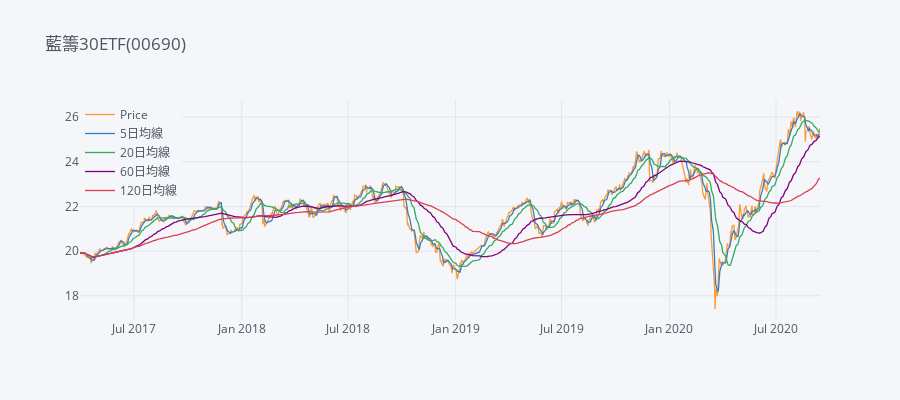

Write notebook code for a chart like this one.
### Code cell
fig = df_2.iplot(asFigure=True, title='藍籌30ETF(00690)', legend=True)
fig.update_layout(hovermode='x unified',width=900, height=400,legend=dict(x=0, y=1))
fig.show()

### Figure 1 — Plotly figure (JSON) as saved in the notebook; plotly's stock layout.template omitted (floating-point values rounded to 4 significant figures; data arrays with more than 128 entries replaced by an {"elided": "..."} marker saying what was removed)
{"data": [{"line": {"color": "rgba(255, 153, 51, 1.0)", "dash": "solid", "shape": "linear", "width": 1.3}, "mode": "lines", "name": "Price", "text": "", "type": "scatter", "x": {"elided": "849 str values"}, "y": {"elided": "849 float values"}}, {"line": {"color": "rgba(55, 128, 191, 1.0)", "dash": "solid", "shape": "linear", "width": 1.3}, "mode": "lines", "name": "5日均線", "text": "", "type": "scatter", "x": {"elided": "849 str values"}, "y": {"elided": "849 float values"}}, {"line": {"color": "rgba(50, 171, 96, 1.0)", "dash": "solid", "shape": "linear", "width": 1.3}, "mode": "lines", "name": "20日均線", "text": "", "type": "scatter", "x": {"elided": "849 str values"}, "y": {"elided": "849 float values"}}, {"line": {"color": "rgba(128, 0, 128, 1.0)", "dash": "solid", "shape": "linear", "width": 1.3}, "mode": "lines", "name": "60日均線", "text": "", "type": "scatter", "x": {"elided": "849 str values"}, "y": {"elided": "849 float values"}}, {"line": {"color": "rgba(219, 64, 82, 1.0)", "dash": "solid", "shape": "linear", "width": 1.3}, "mode": "lines", "name": "120日均線", "text": "", "type": "scatter", "x": {"elided": "849 str values"}, "y": {"elided": "849 float values"}}], "layout": {"height": 400, "hovermode": "x unified", "legend": {"bgcolor": "#F5F6F9", "font": {"color": "#4D5663"}, "x": 0, "y": 1}, "paper_bgcolor": "#F5F6F9", "plot_bgcolor": "#F5F6F9", "showlegend": true, "title": {"font": {"color": "#4D5663"}, "text": "藍籌30ETF(00690)"}, "width": 900, "xaxis": {"gridcolor": "#E1E5ED", "showgrid": true, "tickfont": {"color": "#4D5663"}, "title": {"font": {"color": "#4D5663"}, "text": ""}, "zerolinecolor": "#E1E5ED"}, "yaxis": {"gridcolor": "#E1E5ED", "showgrid": true, "tickfont": {"color": "#4D5663"}, "title": {"font": {"color": "#4D5663"}, "text": ""}, "zerolinecolor": "#E1E5ED"}}}
